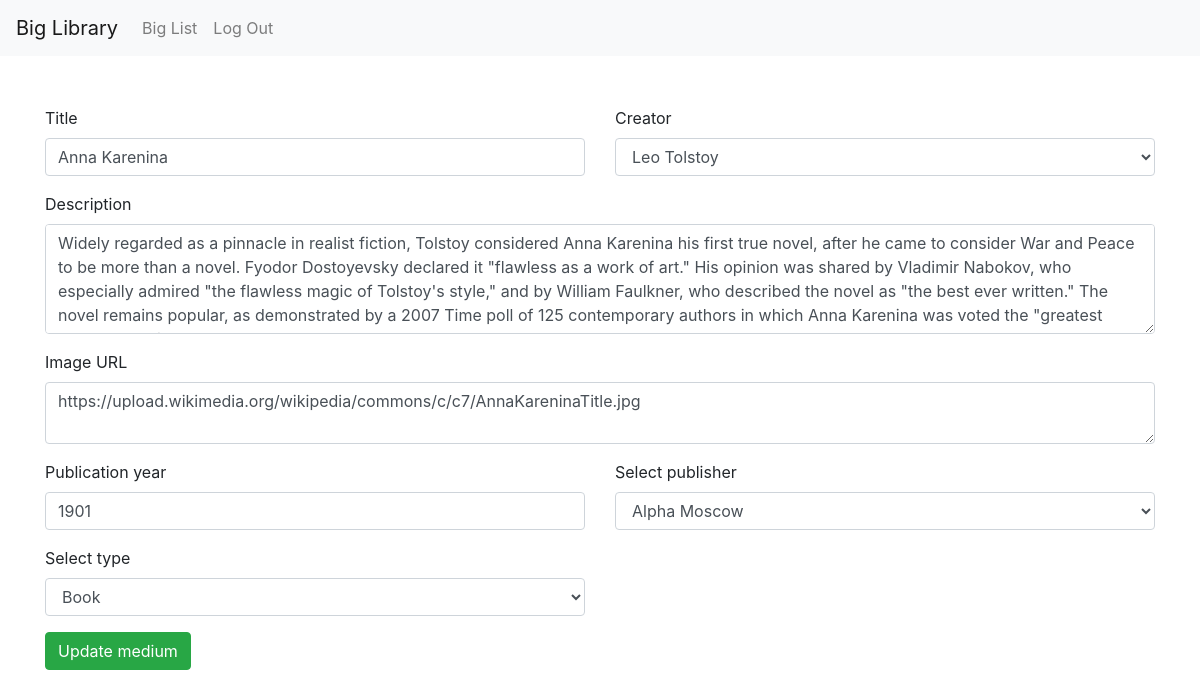
The page /biglibrary/controllers/edit_controller.php?isbn=5 (signed in) on the database as committed earlier.
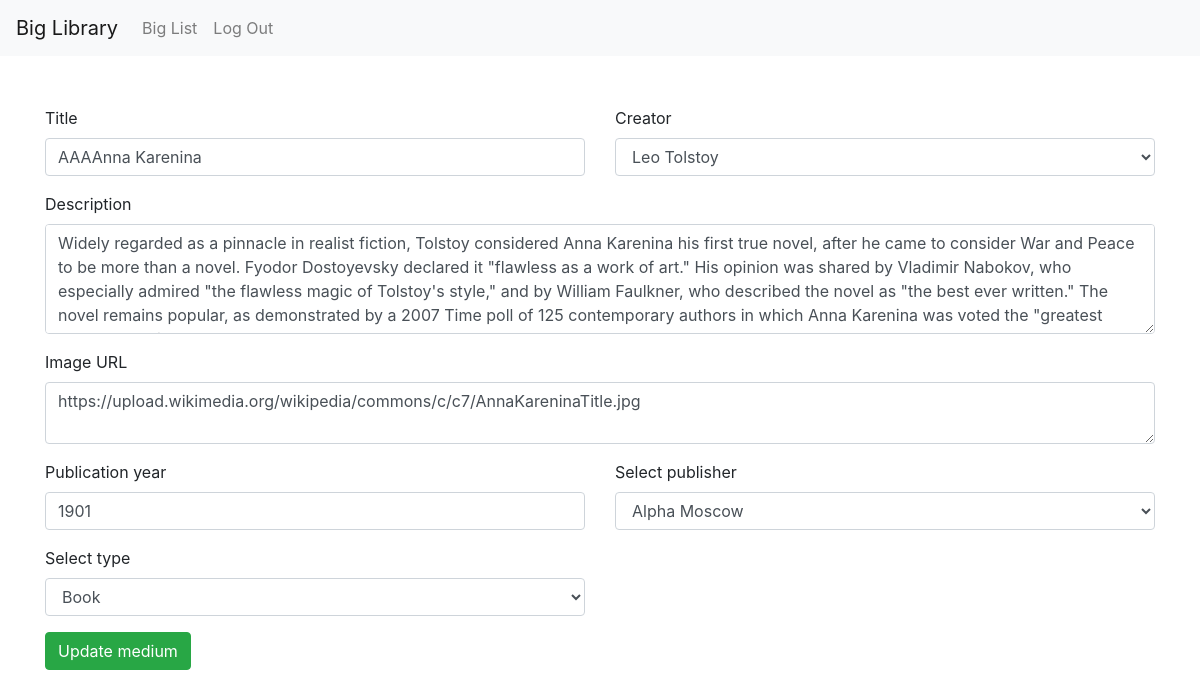
The same page on the database as committed later.
### tables this page shows
CREATE TABLE `media` (
  `isbn` int(11) NOT NULL,
  `title` varchar(50) DEFAULT NULL,
  `publish_date` year(4) DEFAULT NULL,
  `img_link` varchar(200) DEFAULT NULL,
  `short_description` text,
  `fk_creator_id` int(11) DEFAULT NULL,
  `fk_publisher_id` int(11) DEFAULT NULL,
  `fk_type_id` int(11) DEFAULT NULL,
  `fk_user_id` int(11) DEFAULT NULL
);

CREATE TABLE `creators` (
  `creator_id` int(11) NOT NULL,
  `last_name` varchar(30) DEFAULT NULL,
  `first_name` varchar(30) DEFAULT NULL
);

CREATE TABLE `publishers` (
  `publisher_id` int(11) NOT NULL,
  `city` varchar(20) DEFAULT NULL,
  `name` varchar(20) DEFAULT NULL,
  `street` varchar(20) DEFAULT NULL,
  `house_num` smallint(6) DEFAULT NULL,
  `postal_code` mediumint(9) DEFAULT NULL,
  `country` varchar(20) DEFAULT NULL,
  `fk_size_id` int(11) DEFAULT NULL
);

CREATE TABLE `types` (
  `type_id` int(11) NOT NULL,
  `name` varchar(15) DEFAULT NULL
);

### biglibrary/controllers/edit_controller.php (called while the page is built, shortened)
<?php
require_once('../models/edit_model.php');
if (!isset($_POST['btn_edit'])) {
	$isbn = $_GET['isbn'];
}
$details = getDetails($isbn);
require_once('../views/edit_view.php');

### biglibrary/models/edit_model.php (called while the page is built, shortened)
<?php
require_once('../mySQL_functions.php');
function getDetails($isbn) {
	$mysqli = openConnection();
	$sql = "SELECT title, publish_date AS pub_year, img_link, short_description AS description, creators.creator_id AS creator_id, creators.first_name AS first_name, creators.last_name AS last_name, publishers.publisher_id AS pub_id, publishers.name AS pub_name, publishers.city AS pub_city, types.type_id AS type_id, types.name AS type_name
					FROM media
					INNER JOIN creators
						ON media.fk_creator_id = creators.creator_id
					INNER JOIN publishers
						ON media.fk_publisher_id = publishers.publisher_id
					INNER JOIN types
						ON media.fk_type_id = types.type_id
					WHERE media.isbn = $isbn";
	$result = queryDatabase($mysqli, $sql);
	$details = fetchOneRow($result);
	return $details;
}

### biglibrary/mySQL_functions.php (called while the page is built, shortened)
<?php
function queryDatabase ($mysqli, $sql) {
	return $mysqli->query($sql);
}
function fetchOneRow ($result) {
	return $result->fetch_assoc();
}

### biglibrary/views/edit_view.php (the view, shortened to what this page needs)
<?php require_once('header.php'); ?>
	<main>
		<div class="container">
			<form action="edit_controller.php" method="POST" accept-charset="utf-8">
				<div class="row">
					<div class="col-sm">
						<div class="form-group">
							<label for="title">Title</label>
							<input type="text" class="form-control" id="title" name="title" value="<?php echo $details['title']; ?>"></input>
						</div>
					</div>
					<div class="col-sm">
						<div class="form-group">
					    <label for="creator">Creator</label>
					    <select class="form-control" id="creator" name="creator">
					    	<option value="<?php echo $details['creator_id']; ?>"><?php echo $details['first_name'].' '.$details['last_name']; ?></option>
					    </select>
					  </div>
					</div>
				</div>
				<div class="form-group">
					<label for="descr">Description</label>
					<textarea class="form-control" id="descr" name="descr" rows="4"><?php echo htmlspecialchars($details['description']); ?></textarea>
				</div>
				<div class="form-group">
					<label for="img">Image URL</label>
					<textarea class="form-control" id="img" name="img" rows="2"><?php echo $details['img_link']; ?></textarea>
				</div>
				<div class="row">
					<div class="col-sm">
						<div class="form-group">
							<label for="year">Publication year</label>
							<input type="text" class="form-control" id="year" name="year" value="<?php echo $details['pub_year']; ?>"></input>
						</div>
					</div>
					<div class="col-sm">
						<div class="form-group">
							<label for="publisher">Select publisher</label>
					    <select class="form-control" id="publisher" name="publisher">
					      <option value="<?php echo $details['pub_id']; ?>"><?php echo $details['pub_name'].' '.$details['pub_city']; ?></option>
					    </select>
						</div>
					</div>
				</div>
				<div class="row">
					<div class="col-sm-6">
						<div class="form-group">
							<label for="type">Select type</label>
					    <select class="form-control" id="type" name="type">
					    	<option value="<?php echo $details['type_id']; ?>"><?php echo $details['type_name']; ?></option>
					    </select>
						</div>
					</div>
				</div>
				<button class="btn btn-success" type="submit" name="btn_edit">Update medium</button>
			</form>
		</div>
	</main>
<?php require_once('footer.php'); ?>

### biglibrary/views/header.php (shortened to what this page needs)
<!DOCTYPE html>
<html>
<head>
	<link rel="stylesheet" type="text/css" href="../css/bootstrap.min.css">
	<link rel="stylesheet" type="text/css" href="../css/style.css">
</head>
<body>
	<header>
		<nav class="navbar navbar-expand-lg navbar-light bg-light">
		  <a class="navbar-brand" href="index_controller.php">Big Library</a>
		  <div class="collapse navbar-collapse" id="navbarNavAltMarkup">
		    <div class="navbar-nav">
		    	<a class="nav-item nav-link" href="../big_list.php">Big List</a>
		      <a class="nav-item nav-link" href="../log_out.php?logout">Log Out</a>
		    </div>
		  </div>
		</nav>
	</header>

### biglibrary/views/footer.php (shortened to what this page needs)
</body>
</html>

### biglibrary/css/style.css (style rules this page uses)
form { margin-top: 50px; }

Rows that differ between the two databases and show on the page:
changed media "https://upload.wikimedia.org/wikipedia/commons/c/c7/AnnaKareninaTitle.jpg": title "Anna Karenina" → "AAAAnna Karenina"
